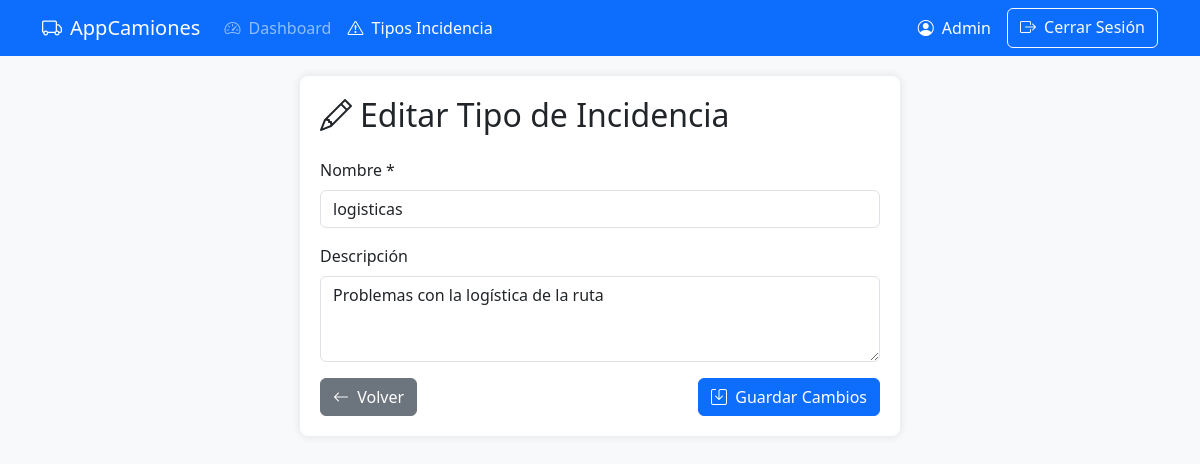
The page /views/tipos_incidencias/edit.php?id=2 (signed in) on the database its author committed.
### tables this page shows
CREATE TABLE `tipos_incidencia` (
  `id_tipo_incidencia` int(11) NOT NULL,
  `nombre` varchar(50) NOT NULL,
  `descripcion` varchar(255) DEFAULT NULL
);

### controllers/TiposIncidenciasController.php (called while the page is built, shortened)
<?php
require_once __DIR__ . '/../config/database.php';
require_once __DIR__ . '/../models/TiposIncidencias.php';
class TiposIncidenciasController {
    private $tipoIncidencia;
    public function __construct() {
        $this->db = new Database();
        $this->tipoIncidencia = new TiposIncidencias($this->db->connect());
    }
    public function obtenerTipoPorId($id) {
        return $this->tipoIncidencia->getById($id);
    }
}

### config/database.php (called while the page is built, shortened)
<?php
class Database {
    private $host = 'localhost';
    private $db_name = 'proyecto_transportes';
    private $username = 'dmilanes';
    private $password = 'milanes1982*-';
    public function connect() {
        $this->conn = null;
        try {
            $this->conn = new PDO(
                "mysql:host=" . $this->host . ";dbname=" . $this->db_name,
                $this->username,
                $this->password
            );
            $this->conn->setAttribute(PDO::ATTR_ERRMODE, PDO::ERRMODE_EXCEPTION);
        } catch (PDOException $e) {
            die("Error de conexión: " . $e->getMessage());
        }
        return $this->conn;
    }
}
?>

### models/TiposIncidencias.php (called while the page is built, shortened)
<?php
class TiposIncidencias {
    private $conn;
    private $table_name = "tipos_incidencia";
    public function __construct($db) {
        $this->conn = $db;
    }
    public function getById($id) {
        $query = "SELECT * FROM " . $this->table_name . "
                  WHERE id_tipo_incidencia = ? LIMIT 1";
        $stmt = $this->conn->prepare($query);
        $stmt->bindParam(1, $id);
        $stmt->execute();
        return $stmt->fetch(PDO::FETCH_ASSOC);
    }
}

### views/tipos_incidencias/edit.php (the view, shortened to what this page needs)
<?php
require_once __DIR__ . '/../../controllers/TiposIncidenciasController.php';
$controller = new TiposIncidenciasController();
$id = $_GET['id'] ?? null;
$tipo = $controller->obtenerTipoPorId($id);
?>
<!DOCTYPE html>
<html lang="es">
<head>
    <link href="https://cdn.jsdelivr.net/npm/bootstrap@5.3.0/dist/css/bootstrap.min.css" rel="stylesheet">
    <link href="https://cdn.jsdelivr.net/npm/bootstrap-icons@1.10.0/font/bootstrap-icons.css" rel="stylesheet">
</head>
<body>
    <nav class="navbar navbar-expand-lg navbar-dark bg-primary fixed-top">
        <div class="container">
            <a class="navbar-brand" href="../auth/dashboard.php">
                <i class="bi bi-truck me-2"></i>AppCamiones
            </a>
            <div class="collapse navbar-collapse" id="navbarNav">
                <ul class="navbar-nav me-auto">
                    <li class="nav-item">
                        <a class="nav-link" href="../auth/dashboard.php">
                            <i class="bi bi-speedometer2 me-1"></i> Dashboard
                        </a>
                    </li>
                    <li class="nav-item">
                        <a class="nav-link active" href="#">
                            <i class="bi bi-exclamation-triangle me-1"></i> Tipos Incidencia
                        </a>
                    </li>
                </ul>
                <div class="d-flex">
                    <span class="navbar-text text-white me-3">
                        <i class="bi bi-person-circle me-1"></i>
                        <?= htmlspecialchars($_SESSION['user']['nombre']) ?>
                    </span>
                    <a href="../../controllers/AuthController.php?logout=true" class="btn btn-outline-light">
                        <i class="bi bi-box-arrow-right me-1"></i> Cerrar Sesión
                    </a>
                </div>
            </div>
        </div>
    </nav>
    <div class="container">
        <div class="form-container">
            <h2 class="mb-4"><i class="bi bi-pencil me-2"></i>Editar Tipo de Incidencia</h2>
            <form method="post" action="edit.php?action=editar">
                <div class="mb-3">
                    <label for="nombre" class="form-label">Nombre *</label>
                    <input type="text" class="form-control" id="nombre" name="nombre"
                           value="<?= htmlspecialchars($tipo['nombre']) ?>" required>
                </div>
                <div class="mb-3">
                    <label for="descripcion" class="form-label">Descripción</label>
                    <textarea class="form-control" id="descripcion" name="descripcion" rows="3"><?= htmlspecialchars($tipo['descripcion'] ?? '') ?></textarea>
                </div>
                <div class="d-flex justify-content-between">
                    <a href="list.php" class="btn btn-secondary">
                        <i class="bi bi-arrow-left me-1"></i> Volver
                    </a>
                    <button type="submit" class="btn btn-primary">
                        <i class="bi bi-save me-1"></i> Guardar Cambios
                    </button>
                </div>
            </form>
        </div>
    </div>
</body>
</html>

### views/tipos_incidencias/edit.php (style rules this page uses)
body { padding-top: 56px; background-color: #f8f9fa; }
.form-container { max-width: 600px; margin: 20px auto; padding: 20px; background-color: white; border-radius: 8px; box-shadow: 0 0 10px rgba(0,0,0,0.1); }

### rows shown on the page
tipos_incidencia: nombre "logisticas", descripcion "Problemas con la logística de la ruta"

### other values the page prints
$_SESSION['user']['nombre'] "Admin"
